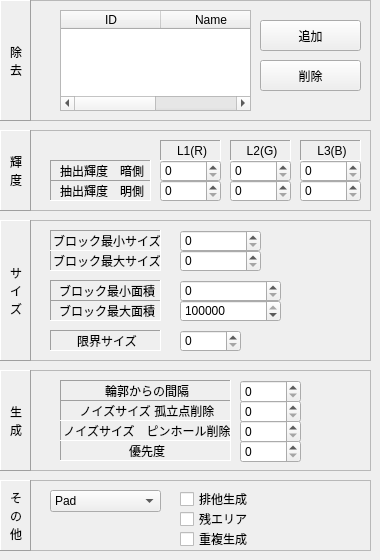
   <widget class="QWidget" name="page_4">
    <widget class="QFrame" name="frame_15">
     <property name="geometry">
      <rect>
       <x>0</x>
       <y>220</y>
       <width>371</width>
       <height>141</height>
      </rect>
     </property>
     <property name="frameShape">
      <enum>QFrame::StyledPanel</enum>
     </property>
     <property name="frameShadow">
      <enum>QFrame::Sunken</enum>
     </property>
     <widget class="QSpinBox" name="EditMinBlockSize">
      <property name="geometry">
       <rect>
        <x>180</x>
        <y>10</y>
        <width>81</width>
        <height>22</height>
       </rect>
      </property>
      <property name="maximum">
       <number>1000000</number>
      </property>
     </widget>
     <widget class="QLabel" name="label_58">
      <property name="geometry">
       <rect>
        <x>50</x>
        <y>30</y>
        <width>111</width>
        <height>21</height>
       </rect>
      </property>
      <property name="frameShape">
       <enum>QFrame::Panel</enum>
      </property>
      <property name="frameShadow">
       <enum>QFrame::Sunken</enum>
      </property>
      <property name="text">
       <string>ブロック最大サイズ</string>
      </property>
      <property name="alignment">
       <set>Qt::AlignCenter|Qt::AlignHCenter|Qt::AlignLeading|Qt::AlignLeft|Qt::AlignVCenter</set>
      </property>
     </widget>
     <widget class="QSpinBox" name="EditMaxBlockSize">
      <property name="geometry">
       <rect>
        <x>180</x>
        <y>30</y>
        <width>81</width>
        <height>22</height>
       </rect>
      </property>
      <property name="maximum">
       <number>1000000</number>
      </property>
     </widget>
     <widget class="QLabel" name="label_59">
      <property name="geometry">
       <rect>
        <x>50</x>
        <y>10</y>
        <width>111</width>
        <height>21</height>
       </rect>
      </property>
      <property name="frameShape">
       <enum>QFrame::Panel</enum>
      </property>
      <property name="frameShadow">
       <enum>QFrame::Sunken</enum>
      </property>
      <property name="text">
       <string>ブロック最小サイズ</string>
      </property>
      <property name="alignment">
       <set>Qt::AlignCenter|Qt::AlignHCenter|Qt::AlignLeading|Qt::AlignLeft|Qt::AlignVCenter</set>
      </property>
     </widget>
     <widget class="QSpinBox" name="EditMinBlockDots">
      <property name="geometry">
       <rect>
        <x>180</x>
        <y>60</y>
        <width>101</width>
        <height>22</height>
       </rect>
      </property>
      <property name="maximum">
       <number>2000000000</number>
      </property>
     </widget>
     <widget class="QLabel" name="label_60">
      <property name="geometry">
       <rect>
        <x>50</x>
        <y>60</y>
        <width>111</width>
        <height>21</height>
       </rect>
      </property>
      <property name="frameShape">
       <enum>QFrame::Panel</enum>
      </property>
      <property name="frameShadow">
       <enum>QFrame::Sunken</enum>
      </property>
      <property name="text">
       <string>ブロック最小面積</string>
      </property>
      <property name="alignment">
       <set>Qt::AlignCenter|Qt::AlignHCenter|Qt::AlignLeading|Qt::AlignLeft|Qt::AlignVCenter</set>
      </property>
     </widget>
     <widget class="QSpinBox" name="EditMaxBlockDots">
      <property name="geometry">
       <rect>
        <x>180</x>
        <y>80</y>
        <width>101</width>
        <height>22</height>
       </rect>
      </property>
      <property name="maximum">
       <number>2000000000</number>
      </property>
      <property name="value">
       <number>2000000000</number>
      </property>
     </widget>
     <widget class="QLabel" name="label_61">
      <property name="geometry">
       <rect>
        <x>50</x>
        <y>80</y>
        <width>111</width>
        <height>21</height>
       </rect>
      </property>
      <property name="frameShape">
       <enum>QFrame::Panel</enum>
      </property>
      <property name="frameShadow">
       <enum>QFrame::Sunken</enum>
      </property>
      <property name="text">
       <string>ブロック最大面積</string>
      </property>
      <property name="alignment">
       <set>Qt::AlignCenter|Qt::AlignHCenter|Qt::AlignLeading|Qt::AlignLeft|Qt::AlignVCenter</set>
      </property>
     </widget>
     <widget class="QLabel" name="label_62">
      <property name="geometry">
       <rect>
        <x>50</x>
        <y>110</y>
        <width>111</width>
        <height>21</height>
       </rect>
      </property>
      <property name="frameShape">
       <enum>QFrame::Panel</enum>
      </property>
      <property name="frameShadow">
       <enum>QFrame::Sunken</enum>
      </property>
      <property name="text">
       <string>限界サイズ</string>
      </property>
      <property name="alignment">
       <set>Qt::AlignCenter|Qt::AlignHCenter|Qt::AlignLeading|Qt::AlignLeft|Qt::AlignVCenter</set>
      </property>
     </widget>
     <widget class="QSpinBox" name="EditLimitBlockSize">
      <property name="geometry">
       <rect>
        <x>180</x>
        <y>110</y>
        <width>61</width>
        <height>22</height>
       </rect>
      </property>
      <property name="maximum">
       <number>99999</number>
      </property>
     </widget>
     <widget class="QLabel" name="label_63">
      <property name="geometry">
       <rect>
        <x>0</x>
        <y>0</y>
        <width>31</width>
        <height>141</height>
       </rect>
      </property>
      <property name="frameShape">
       <enum>QFrame::Panel</enum>
      </property>
      <property name="frameShadow">
       <enum>QFrame::Raised</enum>
      </property>
      <property name="text">
       <string>サ
イ
ズ</string>
      </property>
      <property name="alignment">
       <set>Qt::AlignCenter|Qt::AlignHCenter|Qt::AlignLeading|Qt::AlignLeft|Qt::AlignVCenter</set>
      </property>
      <property name="indent">
       <number>1</number>
      </property>
     </widget>
    </widget>
    <widget class="QFrame" name="frame_16">
     <property name="geometry">
      <rect>
       <x>0</x>
       <y>480</y>
       <width>371</width>
       <height>71</height>
      </rect>
     </property>
     <property name="frameShape">
      <enum>QFrame::StyledPanel</enum>
     </property>
     <property name="frameShadow">
      <enum>QFrame::Sunken</enum>
     </property>
     <widget class="QLabel" name="label_64">
      <property name="geometry">
       <rect>
        <x>0</x>
        <y>0</y>
        <width>31</width>
        <height>71</height>
       </rect>
      </property>
      <property name="frameShape">
       <enum>QFrame::Panel</enum>
      </property>
      <property name="frameShadow">
       <enum>QFrame::Raised</enum>
      </property>
      <property name="text">
       <string>そ
の
他</string>
      </property>
      <property name="alignment">
       <set>Qt::AlignCenter|Qt::AlignHCenter|Qt::AlignLeading|Qt::AlignLeft|Qt::AlignVCenter</set>
      </property>
      <property name="indent">
       <number>1</number>
      </property>
     </widget>
     <widget class="QComboBox" name="comboBGenerationCategory">
      <property name="geometry">
       <rect>
        <x>50</x>
        <y>10</y>
        <width>111</width>
        <height>22</height>
       </rect>
      </property>
      <item>
       <property name="text">
        <string>Pad</string>
       </property>
      </item>
      <item>
       <property name="text">
        <string>Hole</string>
       </property>
      </item>
      <item>
       <property name="text">
        <string>Silk</string>
       </property>
      </item>
      <item>
       <property name="text">
        <string>Resist</string>
       </property>
      </item>
      <item>
       <property name="text">
        <string>OtherMask</string>
       </property>
      </item>
      <item>
       <property name="text">
        <string>FinePad</string>
       </property>
      </item>
      <item>
       <property name="text">
        <string>Surround</string>
       </property>
      </item>
      <item>
       <property name="text">
        <string>Any</string>
       </property>
      </item>
     </widget>
     <widget class="QCheckBox" name="checkBTransparent">
      <property name="geometry">
       <rect>
        <x>180</x>
        <y>10</y>
        <width>161</width>
        <height>18</height>
       </rect>
      </property>
      <property name="text">
       <string>排他生成</string>
      </property>
     </widget>
     <widget class="QCheckBox" name="checkBLeftPickup">
      <property name="geometry">
       <rect>
        <x>180</x>
        <y>30</y>
        <width>161</width>
        <height>18</height>
       </rect>
      </property>
      <property name="text">
       <string>残エリア</string>
      </property>
     </widget>
     <widget class="QCheckBox" name="checkBOverlappedGen">
      <property name="geometry">
       <rect>
        <x>180</x>
        <y>50</y>
        <width>161</width>
        <height>18</height>
       </rect>
      </property>
      <property name="text">
       <string>重複生成</string>
      </property>
     </widget>
    </widget>
    <widget class="QFrame" name="frame_17">
     <property name="geometry">
      <rect>
       <x>0</x>
       <y>0</y>
       <width>371</width>
       <height>121</height>
      </rect>
     </property>
     <property name="frameShape">
      <enum>QFrame::StyledPanel</enum>
     </property>
     <property name="frameShadow">
      <enum>QFrame::Sunken</enum>
     </property>
     <widget class="QTableWidget" name="tableWidgetSubtractLibList">
      <property name="geometry">
       <rect>
        <x>60</x>
        <y>10</y>
        <width>191</width>
        <height>101</height>
       </rect>
      </property>
      <property name="selectionMode">
       <enum>QAbstractItemView::SingleSelection</enum>
      </property>
      <property name="selectionBehavior">
       <enum>QAbstractItemView::SelectRows</enum>
      </property>
      <column>
       <property name="text">
        <string>ID</string>
       </property>
      </column>
      <column>
       <property name="text">
        <string>Name</string>
       </property>
      </column>
     </widget>
     <widget class="QPushButton" name="ButtonDelSubtractLib_3">
      <property name="geometry">
       <rect>
        <x>260</x>
        <y>60</y>
        <width>101</width>
        <height>31</height>
       </rect>
      </property>
      <property name="text">
       <string>削除</string>
      </property>
      <property name="icon">
       <iconset resource="PropertyColorBlock.qrc">
        <normaloff>:/Qtres/Delete.png</normaloff>:/Qtres/Delete.png</iconset>
      </property>
     </widget>
     <widget class="QPushButton" name="ButtonAddSubtractLib_3">
      <property name="geometry">
       <rect>
        <x>260</x>
        <y>20</y>
        <width>101</width>
        <height>31</height>
       </rect>
      </property>
      <property name="text">
       <string>追加</string>
      </property>
      <property name="icon">
       <iconset resource="PropertyColorBlock.qrc">
        <normaloff>:/Qtres/Add.png</normaloff>:/Qtres/Add.png</iconset>
      </property>
     </widget>
     <widget class="QLabel" name="label_65">
      <property name="geometry">
       <rect>
        <x>0</x>
        <y>0</y>
        <width>31</width>
        <height>121</height>
       </rect>
      </property>
      <property name="frameShape">
       <enum>QFrame::Panel</enum>
      </property>
      <property name="frameShadow">
       <enum>QFrame::Raised</enum>
      </property>
      <property name="text">
       <string>除
去</string>
      </property>
      <property name="alignment">
       <set>Qt::AlignCenter|Qt::AlignHCenter|Qt::AlignLeading|Qt::AlignLeft|Qt::AlignVCenter</set>
      </property>
      <property name="indent">
       <number>1</number>
      </property>
     </widget>
    </widget>
    <widget class="QFrame" name="frame_18">
     <property name="geometry">
      <rect>
       <x>0</x>
       <y>130</y>
       <width>371</width>
       <height>81</height>
      </rect>
     </property>
     <property name="frameShape">
      <enum>QFrame::StyledPanel</enum>
     </property>
     <property name="frameShadow">
      <enum>QFrame::Sunken</enum>
     </property>
     <widget class="QLabel" name="label_68">
      <property name="geometry">
       <rect>
        <x>0</x>
        <y>0</y>
        <width>31</width>
        <height>81</height>
       </rect>
      </property>
      <property name="frameShape">
       <enum>QFrame::Panel</enum>
      </property>
      <property name="frameShadow">
       <enum>QFrame::Raised</enum>
      </property>
      <property name="text">
       <string>輝
度</string>
      </property>
      <property name="alignment">
       <set>Qt::AlignCenter|Qt::AlignHCenter|Qt::AlignLeading|Qt::AlignLeft|Qt::AlignVCenter</set>
      </property>
      <property name="indent">
       <number>1</number>
      </property>
     </widget>
     <widget class="QSpinBox" name="EditPickupGH">
      <property name="geometry">
       <rect>
        <x>230</x>
        <y>50</y>
        <width>61</width>
        <height>22</height>
       </rect>
      </property>
      <property name="maximum">
       <number>255</number>
      </property>
     </widget>
     <widget class="QLabel" name="label_66">
      <property name="geometry">
       <rect>
        <x>160</x>
        <y>10</y>
        <width>61</width>
        <height>21</height>
       </rect>
      </property>
      <property name="frameShape">
       <enum>QFrame::Panel</enum>
      </property>
      <property name="frameShadow">
       <enum>QFrame::Sunken</enum>
      </property>
      <property name="text">
       <string>L1(R)</string>
      </property>
      <property name="alignment">
       <set>Qt::AlignCenter|Qt::AlignHCenter|Qt::AlignLeading|Qt::AlignLeft|Qt::AlignVCenter</set>
      </property>
     </widget>
     <widget class="QLabel" name="label_67">
      <property name="geometry">
       <rect>
        <x>300</x>
        <y>10</y>
        <width>61</width>
        <height>21</height>
       </rect>
      </property>
      <property name="frameShape">
       <enum>QFrame::Panel</enum>
      </property>
      <property name="frameShadow">
       <enum>QFrame::Sunken</enum>
      </property>
      <property name="text">
       <string>L3(B)</string>
      </property>
      <property name="alignment">
       <set>Qt::AlignCenter|Qt::AlignHCenter|Qt::AlignLeading|Qt::AlignLeft|Qt::AlignVCenter</set>
      </property>
     </widget>
     <widget class="QSpinBox" name="EditPickupBL">
      <property name="geometry">
       <rect>
        <x>300</x>
        <y>30</y>
        <width>61</width>
        <height>22</height>
       </rect>
      </property>
      <property name="maximum">
       <number>255</number>
      </property>
     </widget>
     <widget class="QSpinBox" name="EditPickupRH">
      <property name="geometry">
       <rect>
        <x>160</x>
        <y>50</y>
        <width>61</width>
        <height>22</height>
       </rect>
      </property>
      <property name="maximum">
       <number>255</number>
      </property>
     </widget>
     <widget class="QSpinBox" name="EditPickupRL">
      <property name="geometry">
       <rect>
        <x>160</x>
        <y>30</y>
        <width>61</width>
        <height>22</height>
       </rect>
      </property>
      <property name="maximum">
       <number>255</number>
      </property>
     </widget>
     <widget class="QSpinBox" name="EditPickupBH">
      <property name="geometry">
       <rect>
        <x>300</x>
        <y>50</y>
        <width>61</width>
        <height>22</height>
       </rect>
      </property>
      <property name="maximum">
       <number>255</number>
      </property>
     </widget>
     <widget class="QLabel" name="label_94">
      <property name="geometry">
       <rect>
        <x>50</x>
        <y>30</y>
        <width>101</width>
        <height>21</height>
       </rect>
      </property>
      <property name="frameShape">
       <enum>QFrame::Panel</enum>
      </property>
      <property name="frameShadow">
       <enum>QFrame::Sunken</enum>
      </property>
      <property name="text">
       <string>抽出輝度　暗側</string>
      </property>
      <property name="alignment">
       <set>Qt::AlignCenter|Qt::AlignHCenter|Qt::AlignLeading|Qt::AlignLeft|Qt::AlignVCenter</set>
      </property>
     </widget>
     <widget class="QLabel" name="label_95">
      <property name="geometry">
       <rect>
        <x>50</x>
        <y>50</y>
        <width>101</width>
        <height>21</height>
       </rect>
      </property>
      <property name="frameShape">
       <enum>QFrame::Panel</enum>
      </property>
      <property name="frameShadow">
       <enum>QFrame::Sunken</enum>
      </property>
      <property name="text">
       <string>抽出輝度　明側</string>
      </property>
      <property name="alignment">
       <set>Qt::AlignCenter|Qt::AlignHCenter|Qt::AlignLeading|Qt::AlignLeft|Qt::AlignVCenter</set>
      </property>
     </widget>
     <widget class="QSpinBox" name="EditPickupGL">
      <property name="geometry">
       <rect>
        <x>230</x>
        <y>30</y>
        <width>61</width>
        <height>22</height>
       </rect>
      </property>
      <property name="maximum">
       <number>255</number>
      </property>
     </widget>
     <widget class="QLabel" name="label_96">
      <property name="geometry">
       <rect>
        <x>230</x>
        <y>10</y>
        <width>61</width>
        <height>21</height>
       </rect>
      </property>
      <property name="frameShape">
       <enum>QFrame::Panel</enum>
      </property>
      <property name="frameShadow">
       <enum>QFrame::Sunken</enum>
      </property>
      <property name="text">
       <string>L2(G)</string>
      </property>
      <property name="alignment">
       <set>Qt::AlignCenter|Qt::AlignHCenter|Qt::AlignLeading|Qt::AlignLeft|Qt::AlignVCenter</set>
      </property>
     </widget>
    </widget>
    <widget class="QFrame" name="frame_4">
     <property name="geometry">
      <rect>
       <x>0</x>
       <y>370</y>
       <width>371</width>
       <height>101</height>
      </rect>
     </property>
     <property name="frameShape">
      <enum>QFrame::StyledPanel</enum>
     </property>
     <property name="frameShadow">
      <enum>QFrame::Sunken</enum>
     </property>
     <widget class="QLabel" name="label_14">
      <property name="geometry">
       <rect>
        <x>60</x>
        <y>10</y>
        <width>171</width>
        <height>21</height>
       </rect>
      </property>
      <property name="frameShape">
       <enum>QFrame::Panel</enum>
      </property>
      <property name="frameShadow">
       <enum>QFrame::Sunken</enum>
      </property>
      <property name="text">
       <string>輪郭からの間隔</string>
      </property>
      <property name="alignment">
       <set>Qt::AlignCenter|Qt::AlignHCenter|Qt::AlignLeading|Qt::AlignLeft|Qt::AlignVCenter</set>
      </property>
     </widget>
     <widget class="QSpinBox" name="EditSpaceToOutline">
      <property name="geometry">
       <rect>
        <x>240</x>
        <y>10</y>
        <width>61</width>
        <height>23</height>
       </rect>
      </property>
     </widget>
     <widget class="QSpinBox" name="EditNoiseSize">
      <property name="geometry">
       <rect>
        <x>240</x>
        <y>30</y>
        <width>61</width>
        <height>23</height>
       </rect>
      </property>
      <property name="font">
       <font>
        <pointsize>9</pointsize>
       </font>
      </property>
     </widget>
     <widget class="QLabel" name="label_16">
      <property name="geometry">
       <rect>
        <x>60</x>
        <y>70</y>
        <width>171</width>
        <height>21</height>
       </rect>
      </property>
      <property name="frameShape">
       <enum>QFrame::Panel</enum>
      </property>
      <property name="frameShadow">
       <enum>QFrame::Sunken</enum>
      </property>
      <property name="text">
       <string>優先度</string>
      </property>
      <property name="alignment">
       <set>Qt::AlignCenter|Qt::AlignHCenter|Qt::AlignLeading|Qt::AlignLeft|Qt::AlignVCenter</set>
      </property>
     </widget>
     <widget class="QSpinBox" name="EditPriority">
      <property name="geometry">
       <rect>
        <x>240</x>
        <y>70</y>
        <width>61</width>
        <height>23</height>
       </rect>
      </property>
      <property name="font">
       <font>
        <pointsize>9</pointsize>
       </font>
      </property>
     </widget>
     <widget class="QLabel" name="label_33">
      <property name="geometry">
       <rect>
        <x>0</x>
        <y>0</y>
        <width>31</width>
        <height>101</height>
       </rect>
      </property>
      <property name="frameShape">
       <enum>QFrame::Panel</enum>
      </property>
      <property name="frameShadow">
       <enum>QFrame::Raised</enum>
      </property>
      <property name="text">
       <string>生
成</string>
      </property>
      <property name="alignment">
       <set>Qt::AlignCenter|Qt::AlignHCenter|Qt::AlignLeading|Qt::AlignLeft|Qt::AlignVCenter</set>
      </property>
      <property name="indent">
       <number>1</number>
      </property>
     </widget>
     <widget class="QLabel" name="label_48">
      <property name="geometry">
       <rect>
        <x>60</x>
        <y>50</y>
        <width>171</width>
        <height>21</height>
       </rect>
      </property>
      <property name="frameShape">
       <enum>QFrame::Panel</enum>
      </property>
      <property name="frameShadow">
       <enum>QFrame::Sunken</enum>
      </property>
      <property name="text">
       <string>ノイズサイズ　ピンホール削除</string>
      </property>
      <property name="alignment">
       <set>Qt::AlignCenter|Qt::AlignHCenter|Qt::AlignLeading|Qt::AlignLeft|Qt::AlignVCenter</set>
      </property>
     </widget>
     <widget class="QLabel" name="label_49">
      <property name="geometry">
       <rect>
        <x>60</x>
        <y>30</y>
        <width>171</width>
        <height>21</height>
       </rect>
      </property>
      <property name="frameShape">
       <enum>QFrame::Panel</enum>
      </property>
      <property name="frameShadow">
       <enum>QFrame::Sunken</enum>
      </property>
      <property name="text">
       <string>ノイズサイズ 孤立点削除</string>
      </property>
      <property name="alignment">
       <set>Qt::AlignCenter|Qt::AlignHCenter|Qt::AlignLeading|Qt::AlignLeft|Qt::AlignVCenter</set>
      </property>
     </widget>
     <widget class="QSpinBox" name="EditNoiseSizePinHole">
      <property name="geometry">
       <rect>
        <x>240</x>
        <y>50</y>
        <width>61</width>
        <height>23</height>
       </rect>
      </property>
      <property name="font">
       <font>
        <pointsize>9</pointsize>
       </font>
      </property>
     </widget>
    </widget>
   </widget>
